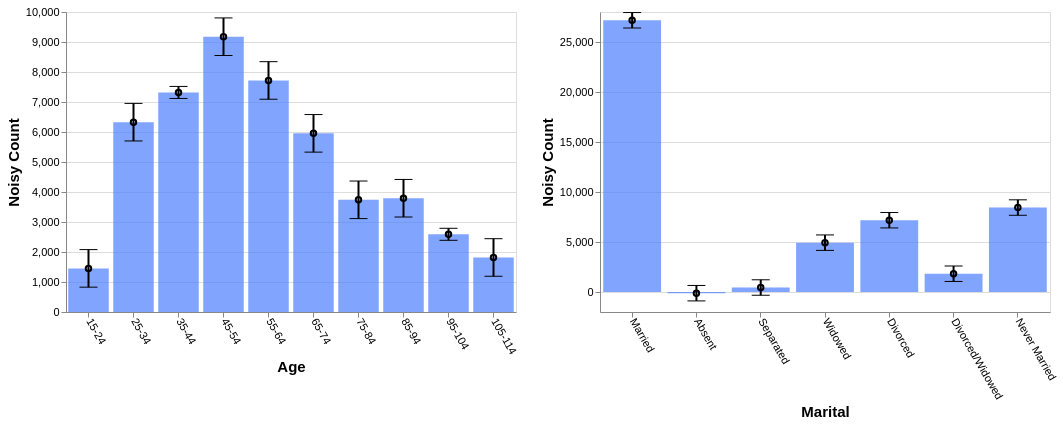

Write a Vega-Lite specification for this figure.
### Vega-Lite specification from a JSON file in a GitHub repository (floating-point values rounded to 4 significant figures)
{"config": {"view": {"continuousWidth": 400, "continuousHeight": 300}, "axis": {"labelFontSize": 11, "titleFontSize": 15}, "axisBottom": {"labelAngle": 60}}, "hconcat": [{"layer": [{"mark": "bar", "encoding": {"color": {"value": "transparent"}, "tooltip": [{"aggregate": "sum", "field": "noisy_count", "title": "noisy count", "type": "quantitative"}, {"aggregate": "sum", "field": "error", "title": "error", "type": "quantitative"}], "x": {"field": "age", "sort": null, "title": "Age", "type": "ordinal"}}, "height": 300, "selection": {"selector577": {"type": "interval", "encodings": ["x"]}}, "transform": [{"filter": {"selection": "selector578"}}], "width": 450}, {"mark": {"type": "bar", "color": "#4C7FFF", "opacity": 0.7}, "encoding": {"x": {"field": "age", "sort": null, "title": "Age", "type": "ordinal"}, "y": {"aggregate": "sum", "field": "noisy_count", "type": "quantitative"}}, "transform": [{"filter": {"selection": "selector578"}}]}, {"mark": {"type": "tick", "color": "black", "width": 0}, "encoding": {"x": {"field": "age", "sort": null, "title": "Age", "type": "ordinal"}, "y": {"aggregate": "sum", "field": "plus_error", "type": "quantitative"}}, "transform": [{"filter": {"selection": "selector578"}}]}, {"mark": {"type": "tick", "color": "black", "width": 0}, "encoding": {"x": {"field": "age", "sort": null, "title": "Age", "type": "ordinal"}, "y": {"aggregate": "sum", "field": "minus_error", "type": "quantitative"}}, "transform": [{"filter": {"selection": "selector578"}}]}, {"mark": {"type": "point", "color": "black"}, "encoding": {"x": {"field": "age", "sort": null, "title": "Age", "type": "ordinal"}, "y": {"aggregate": "sum", "field": "noisy_count", "title": "Noisy Count", "type": "quantitative"}}, "transform": [{"filter": {"selection": "selector578"}}]}, {"mark": {"type": "rule", "size": 2}, "encoding": {"x": {"field": "age", "sort": null, "title": "Age", "type": "ordinal"}, "y": {"aggregate": "sum", "field": "plus_error", "title": "", "type": "quantitative"}, "y2": {"aggregate": "sum", "field": "minus_error", "title": ""}}, "transform": [{"filter": {"selection": "selector578"}}]}]}, {"layer": [{"mark": "bar", "encoding": {"color": {"value": "transparent"}, "tooltip": [{"aggregate": "sum", "field": "noisy_count", "title": "noisy count", "type": "quantitative"}, {"aggregate": "sum", "field": "error", "title": "error", "type": "quantitative"}], "x": {"field": "marital", "sort": null, "title": "Marital", "type": "ordinal"}}, "height": 300, "selection": {"selector578": {"type": "interval", "encodings": ["x"]}}, "transform": [{"filter": {"selection": "selector577"}}], "width": 450}, {"mark": {"type": "bar", "color": "#4C7FFF", "opacity": 0.7}, "encoding": {"x": {"field": "marital", "sort": null, "title": "Marital", "type": "ordinal"}, "y": {"aggregate": "sum", "field": "noisy_count", "type": "quantitative"}}, "transform": [{"filter": {"selection": "selector577"}}]}, {"mark": {"type": "tick", "color": "black", "width": 0}, "encoding": {"x": {"field": "marital", "sort": null, "title": "Marital", "type": "ordinal"}, "y": {"aggregate": "sum", "field": "plus_error", "type": "quantitative"}}, "transform": [{"filter": {"selection": "selector577"}}]}, {"mark": {"type": "tick", "color": "black", "width": 0}, "encoding": {"x": {"field": "marital", "sort": null, "title": "Marital", "type": "ordinal"}, "y": {"aggregate": "sum", "field": "minus_error", "type": "quantitative"}}, "transform": [{"filter": {"selection": "selector577"}}]}, {"mark": {"type": "point", "color": "black"}, "encoding": {"x": {"field": "marital", "sort": null, "title": "Marital", "type": "ordinal"}, "y": {"aggregate": "sum", "field": "noisy_count", "title": "Noisy Count", "type": "quantitative"}}, "transform": [{"filter": {"selection": "selector577"}}]}, {"mark": {"type": "rule", "size": 2}, "encoding": {"x": {"field": "marital", "sort": null, "title": "Marital", "type": "ordinal"}, "y": {"aggregate": "sum", "field": "plus_error", "title": "", "type": "quantitative"}, "y2": {"aggregate": "sum", "field": "minus_error", "title": ""}}, "transform": [{"filter": {"selection": "selector577"}}]}]}], "data": {"name": "data-923936def348aa8163173a6f8390beea"}, "$schema": "https://vega.github.io/schema/vega-lite/v4.17.0.json", "datasets": {"data-923936def348aa8163173a6f8390beea": [{"age": "15-24", "marital": "Married", "noisy_count": 344.4, "true_count": 295.0, "plus_error": 433.8, "minus_error": 254.9, "error": 89.4}, {"age": "15-24", "marital": "Absent", "noisy_count": -55.4, "true_count": 13.0, "plus_error": 34.1, "minus_error": -144.8, "error": 89.4}, {"age": "15-24", "marital": "Separated", "noisy_count": -14.5, "true_count": 18.0, "plus_error": 75.0, "minus_error": -103.9, "error": 89.4}, {"age": "15-24", "marital": "Widowed", "noisy_count": 205.3, "true_count": 2.0, "plus_error": 294.8, "minus_error": 115.9, "error": 89.4}, {"age": "15-24", "marital": "Divorced", "noisy_count": -20.1, "true_count": 22.0, "plus_error": 69.3, "minus_error": -109.6, "error": 89.4}, {"age": "15-24", "marital": "Divorced/Widowed", "noisy_count": -45.1, "true_count": 16.0, "plus_error": 44.4, "minus_error": -134.5, "error": 89.4}, {"age": "15-24", "marital": "Never Married", "noisy_count": 1039.0, "true_count": 1190.0, "plus_error": 1129.0, "minus_error": 949.9, "error": 89.4}, {"age": "25-34", "marital": "Married", "noisy_count": 2836.0, "true_count": 2764.0, "plus_error": 2926.0, "minus_error": 2747.0, "error": 89.4}, {"age": "25-34", "marital": "Absent", "noisy_count": -3.1, "true_count": 33.0, "plus_error": 86.4, "minus_error": -92.5, "error": 89.4}, {"age": "25-34", "marital": "Separated", "noisy_count": 44.8, "true_count": 77.0, "plus_error": 134.2, "minus_error": -44.7, "error": 89.4}, {"age": "25-34", "marital": "Widowed", "noisy_count": 21.4, "true_count": 11.0, "plus_error": 110.8, "minus_error": -68.0, "error": 89.4}, {"age": "25-34", "marital": "Divorced", "noisy_count": 313.5, "true_count": 372.0, "plus_error": 402.9, "minus_error": 224.0, "error": 89.4}, {"age": "25-34", "marital": "Divorced/Widowed", "noisy_count": 269.1, "true_count": 189.0, "plus_error": 358.5, "minus_error": 179.6, "error": 89.4}, {"age": "25-34", "marital": "Never Married", "noisy_count": 2846.0, "true_count": 2691.0, "plus_error": 2935.0, "minus_error": 2756.0, "error": 89.4}, {"age": "35-44", "marital": "Married", "noisy_count": 4243.0, "true_count": 4273.0, "plus_error": 4272.0, "minus_error": 4215.0, "error": 28.6}, {"age": "35-44", "marital": "Absent", "noisy_count": 0.4, "true_count": 31.0, "plus_error": 29.0, "minus_error": -28.2, "error": 28.6}, {"age": "35-44", "marital": "Separated", "noisy_count": 107.5, "true_count": 96.0, "plus_error": 136.1, "minus_error": 78.8, "error": 28.6}, {"age": "35-44", "marital": "Widowed", "noisy_count": 41.2, "true_count": 57.0, "plus_error": 69.8, "minus_error": 12.5, "error": 28.6}, {"age": "35-44", "marital": "Divorced", "noisy_count": 936.7, "true_count": 905.0, "plus_error": 965.4, "minus_error": 908.1, "error": 28.6}, {"age": "35-44", "marital": "Divorced/Widowed", "noisy_count": 276.8, "true_count": 286.0, "plus_error": 305.4, "minus_error": 248.2, "error": 28.6}, {"age": "35-44", "marital": "Never Married", "noisy_count": 1713.0, "true_count": 1684.0, "plus_error": 1741.0, "minus_error": 1684.0, "error": 28.6}, {"age": "45-54", "marital": "Married", "noisy_count": 5369.0, "true_count": 5589.0, "plus_error": 5458.0, "minus_error": 5279.0, "error": 89.4}, {"age": "45-54", "marital": "Absent", "noisy_count": -77.0, "true_count": 27.0, "plus_error": 12.5, "minus_error": -166.4, "error": 89.4}, {"age": "45-54", "marital": "Separated", "noisy_count": 89.8, "true_count": 156.0, "plus_error": 179.3, "minus_error": 0.4, "error": 89.4}, {"age": "45-54", "marital": "Widowed", "noisy_count": 136.1, "true_count": 143.0, "plus_error": 225.5, "minus_error": 46.6, "error": 89.4}, {"age": "45-54", "marital": "Divorced", "noisy_count": 1869.0, "true_count": 1715.0, "plus_error": 1958.0, "minus_error": 1779.0, "error": 89.4}, {"age": "45-54", "marital": "Divorced/Widowed", "noisy_count": 496.2, "true_count": 379.0, "plus_error": 585.7, "minus_error": 406.8, "error": 89.4}, {"age": "45-54", "marital": "Never Married", "noisy_count": 1294.0, "true_count": 1324.0, "plus_error": 1383.0, "minus_error": 1204.0, "error": 89.4}, {"age": "55-64", "marital": "Married", "noisy_count": 4614.0, "true_count": 4513.0, "plus_error": 4704.0, "minus_error": 4525.0, "error": 89.4}, {"age": "55-64", "marital": "Absent", "noisy_count": -34.7, "true_count": 10.0, "plus_error": 54.8, "minus_error": -124.1, "error": 89.4}, {"age": "55-64", "marital": "Separated", "noisy_count": 44.7, "true_count": 106.0, "plus_error": 134.1, "minus_error": -44.8, "error": 89.4}, {"age": "55-64", "marital": "Widowed", "noisy_count": 230.1, "true_count": 210.0, "plus_error": 319.6, "minus_error": 140.7, "error": 89.4}, {"age": "55-64", "marital": "Divorced", "noisy_count": 1610.0, "true_count": 1509.0, "plus_error": 1700.0, "minus_error": 1521.0, "error": 89.4}, {"age": "55-64", "marital": "Divorced/Widowed", "noisy_count": 428.3, "true_count": 241.0, "plus_error": 517.7, "minus_error": 338.8, "error": 89.4}, {"age": "55-64", "marital": "Never Married", "noisy_count": 825.7, "true_count": 730.0, "plus_error": 915.1, "minus_error": 736.2, "error": 89.4}, {"age": "65-74", "marital": "Married", "noisy_count": 3739.0, "true_count": 3666.0, "plus_error": 3828.0, "minus_error": 3649.0, "error": 89.4}, {"age": "65-74", "marital": "Absent", "noisy_count": 76.7, "true_count": 1.0, "plus_error": 166.1, "minus_error": -12.8, "error": 89.4}, {"age": "65-74", "marital": "Separated", "noisy_count": -24.6, "true_count": 84.0, "plus_error": 64.8, "minus_error": -114.0, "error": 89.4}, {"age": "65-74", "marital": "Widowed", "noisy_count": 358.9, "true_count": 406.0, "plus_error": 448.4, "minus_error": 269.5, "error": 89.4}, {"age": "65-74", "marital": "Divorced", "noisy_count": 1192.0, "true_count": 1161.0, "plus_error": 1282.0, "minus_error": 1103.0, "error": 89.4}, {"age": "65-74", "marital": "Divorced/Widowed", "noisy_count": 156.6, "true_count": 150.0, "plus_error": 246.1, "minus_error": 67.2, "error": 89.4}, {"age": "65-74", "marital": "Never Married", "noisy_count": 456.3, "true_count": 399.0, "plus_error": 545.8, "minus_error": 366.9, "error": 89.4}, {"age": "75-84", "marital": "Married", "noisy_count": 2293.0, "true_count": 2360.0, "plus_error": 2383.0, "minus_error": 2204.0, "error": 89.4}, {"age": "75-84", "marital": "Absent", "noisy_count": 92.2, "true_count": 2.0, "plus_error": 181.6, "minus_error": 2.7, "error": 89.4}, {"age": "75-84", "marital": "Separated", "noisy_count": -101.3, "true_count": 56.0, "plus_error": -11.8, "minus_error": -190.7, "error": 89.4}, {"age": "75-84", "marital": "Widowed", "noisy_count": 642.7, "true_count": 638.0, "plus_error": 732.1, "minus_error": 553.2, "error": 89.4}, {"age": "75-84", "marital": "Divorced", "noisy_count": 663.4, "true_count": 592.0, "plus_error": 752.8, "minus_error": 573.9, "error": 89.4}, {"age": "75-84", "marital": "Divorced/Widowed", "noisy_count": 122.5, "true_count": 72.0, "plus_error": 211.9, "minus_error": 33.0, "error": 89.4}, {"age": "75-84", "marital": "Never Married", "noisy_count": 27.2, "true_count": 189.0, "plus_error": 116.7, "minus_error": -62.2, "error": 89.4}, {"age": "85-94", "marital": "Married", "noisy_count": 2222.0, "true_count": 2152.0, "plus_error": 2312.0, "minus_error": 2133.0, "error": 89.4}, {"age": "85-94", "marital": "Absent", "noisy_count": -129.0, "true_count": 0.0, "plus_error": -39.5, "minus_error": -218.4, "error": 89.4}, {"age": "85-94", "marital": "Separated", "noisy_count": -51.1, "true_count": 52.0, "plus_error": 38.4, "minus_error": -140.5, "error": 89.4}, {"age": "85-94", "marital": "Widowed", "noisy_count": 1225.0, "true_count": 1211.0, "plus_error": 1315.0, "minus_error": 1136.0, "error": 89.4}, {"age": "85-94", "marital": "Divorced", "noisy_count": 372.0, "true_count": 390.0, "plus_error": 461.4, "minus_error": 282.5, "error": 89.4}, {"age": "85-94", "marital": "Divorced/Widowed", "noisy_count": -32.9, "true_count": 50.0, "plus_error": 56.6, "minus_error": -122.3, "error": 89.4}, {"age": "85-94", "marital": "Never Married", "noisy_count": 186.0, "true_count": 182.0, "plus_error": 275.4, "minus_error": 96.6, "error": 89.4}, {"age": "95-104", "marital": "Married", "noisy_count": 1050.0, "true_count": 1055.0, "plus_error": 1078.0, "minus_error": 1021.0, "error": 28.6}, {"age": "95-104", "marital": "Absent", "noisy_count": 49.6, "true_count": 0.0, "plus_error": 78.2, "minus_error": 21.0, "error": 28.6}, {"age": "95-104", "marital": "Separated", "noisy_count": 15.2, "true_count": 41.0, "plus_error": 43.8, "minus_error": -13.5, "error": 28.6}, {"age": "95-104", "marital": "Widowed", "noisy_count": 1163.0, "true_count": 1174.0, "plus_error": 1191.0, "minus_error": 1134.0, "error": 28.6}, {"age": "95-104", "marital": "Divorced", "noisy_count": 160.2, "true_count": 140.0, "plus_error": 188.9, "minus_error": 131.6, "error": 28.6}, {"age": "95-104", "marital": "Divorced/Widowed", "noisy_count": 69.1, "true_count": 16.0, "plus_error": 97.7, "minus_error": 40.5, "error": 28.6}, {"age": "95-104", "marital": "Never Married", "noisy_count": 83.8, "true_count": 119.0, "plus_error": 112.4, "minus_error": 55.2, "error": 28.6}, {"age": "105-114", "marital": "Married", "noisy_count": 461.7, "true_count": 398.0, "plus_error": 551.1, "minus_error": 372.3, "error": 89.4}, {"age": "105-114", "marital": "Absent", "noisy_count": -37.9, "true_count": 0.0, "plus_error": 51.6, "minus_error": -127.3, "error": 89.4}, {"age": "105-114", "marital": "Separated", "noisy_count": 338.1, "true_count": 25.0, "plus_error": 427.5, "minus_error": 248.6, "error": 89.4}, {"age": "105-114", "marital": "Widowed", "noisy_count": 910.5, "true_count": 881.0, "plus_error": 1000.0, "minus_error": 821.1, "error": 89.4}, {"age": "105-114", "marital": "Divorced", "noisy_count": 83.1, "true_count": 44.0, "plus_error": 172.6, "minus_error": -6.3, "error": 89.4}, {"age": "105-114", "marital": "Divorced/Widowed", "noisy_count": 87.0, "true_count": 4.0, "plus_error": 176.4, "minus_error": -2.5, "error": 89.4}, {"age": "105-114", "marital": "Never Married", "noisy_count": -24.9, "true_count": 49.0, "plus_error": 64.5, "minus_error": -114.4, "error": 89.4}]}}
